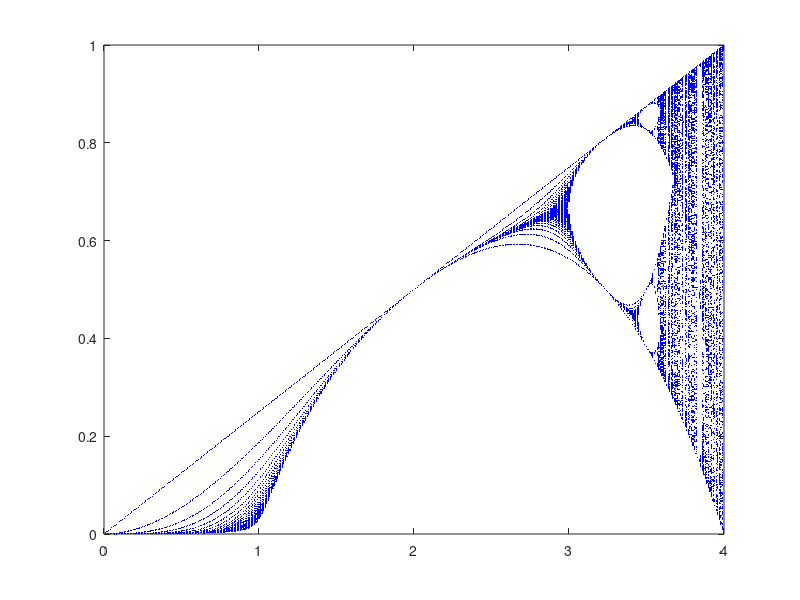

This chart was generated by the following MATLAB code:
MAX_R = 4;
R_STEP = 0.01;
N_PERIODS = 300;
x_1 = 0.5;
XX = zeros(2, MAX_R / R_STEP * N_PERIODS);
xx_index = 1;

for r = 0:R_STEP:MAX_R
    x_n = x_1;
    x_prev = x_n;
    for n = 1:N_PERIODS
        x_n = r * x_n * (1 - x_n);
        %x_n = r * (x_n - x_n^2);
        XX(1, xx_index) = r;
        XX(2, xx_index) = x_n;
        if abs(x_n - x_prev) < 0.001
            break;
        else
            x_prev = x_n;
            xx_index = xx_index + 1;
        end
    end
end

close all
figure
plot(XX(1,:), XX(2,:), 'b.', 'markersize',1)
xlabel = 'r';
ylabel = x_n;